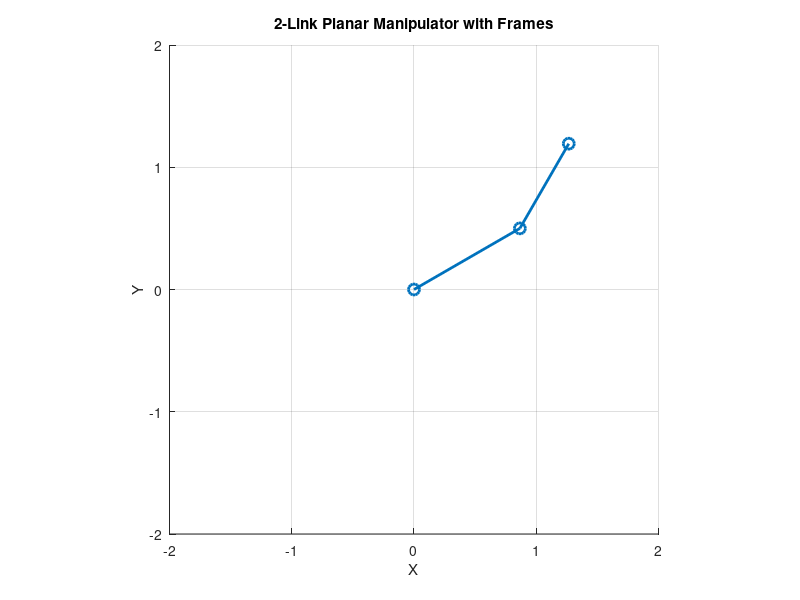

Source code (MATLAB): (Note: this script raises an error after producing the figure.)
clear; clc; close all;

%% --- Parameters ---
L1 = 1.0; 
L2 = 0.8;
theta1 = deg2rad(30);
theta2 = deg2rad(30);

%% --- Forward Kinematics ---
% Base
x0 = 0; y0 = 0;

% Joint 1
x1 = L1*cos(theta1);
y1 = L1*sin(theta1);

% End-effector
x2 = x1 + L2*cos(theta1 + theta2);
y2 = y1 + L2*sin(theta1 + theta2);

%% --- Plot Setup ---
figure('Color','w');
hold on; grid on; axis equal;
xlim([-2 2]); ylim([-2 2]);
xlabel('X'); ylabel('Y');
title('2-Link Planar Manipulator with Frames');

%% --- Draw Arm ---
plot([x0 x1 x2], [y0 y1 y2], '-o', 'LineWidth', 2, 'MarkerSize', 8);

%% --- Draw Frames ---
scale = 0.3; % axis length for each frame

% Base frame (W)
drawFrame(x0, y0, 0, scale, 'W');

% Frame at Joint 1
drawFrame(x1, y1, theta1, scale, '1');

% End-effector frame
drawFrame(x2, y2, theta1 + theta2, scale, 'E');

%% --- Display FK Equations ---
eqs = sprintf(['x = L₁cos(θ₁) + L₂cos(θ₁+θ₂)\n' ...
               'y = L₁sin(θ₁) + L₂sin(θ₁+θ₂)\n\n' ...
               'x = %.3f\n' ...
               'y = %.3f'], x2, y2);
text(-1.8, -1.3, eqs, 'FontSize', 12, 'FontName','Consolas', 'BackgroundColor',[0.95 0.95 0.95]);

hold off;

%% --- Helper Function ---
function drawFrame(x, y, theta, scale, label)
    % Rotation matrix
    R = [cos(theta) -sin(theta); sin(theta) cos(theta)];
    % Axes directions
    x_axis = R * [scale; 0];
    y_axis = R * [0; scale];
    % Plot arrows
    quiver(x, y, x_axis(1), x_axis(2), 0, 'r', 'LineWidth', 1.5, 'MaxHeadSize', 1);
    quiver(x, y, y_axis(1), y_axis(2), 0, 'b', 'LineWidth', 1.5, 'MaxHeadSize', 1);
    % Label
    text(x + 0.05, y + 0.05, label, 'FontWeight', 'bold', 'FontSize', 10);
end
